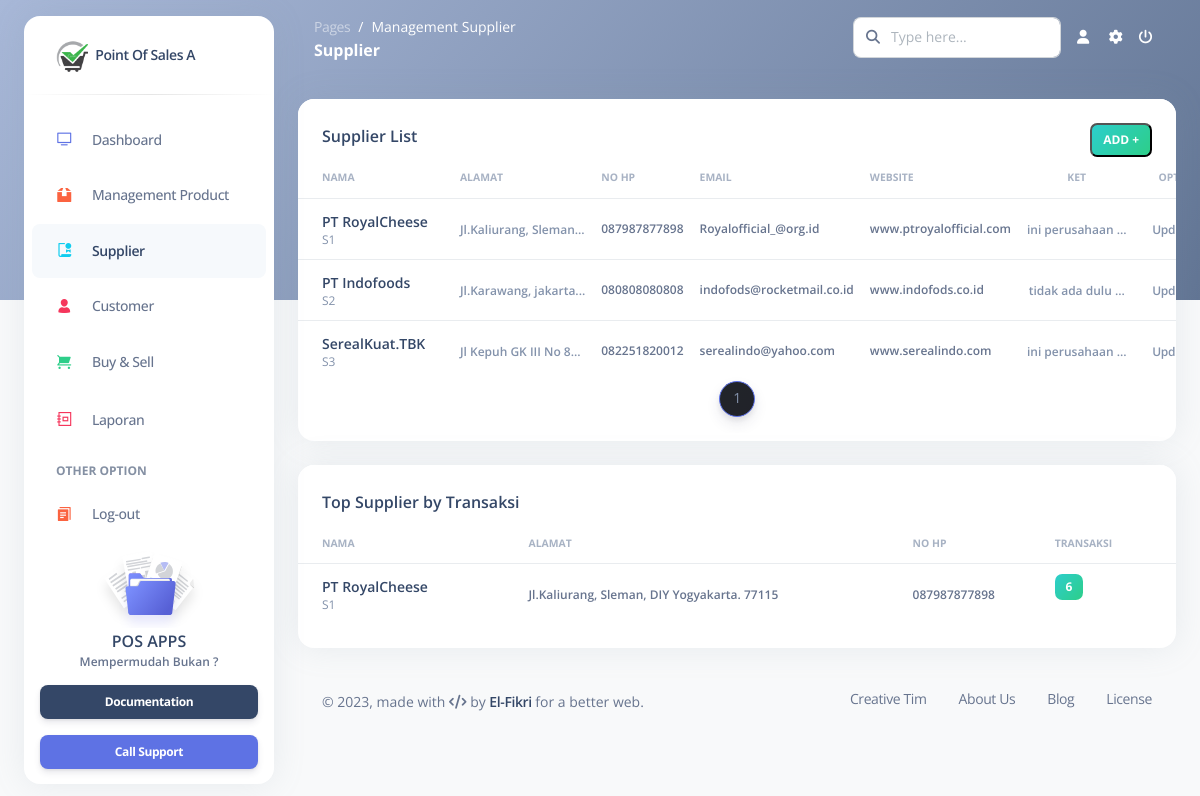
The page /pages/supplier.php on the database its author committed.
### tables this page shows
CREATE TABLE `supplier` (
  `id_supplier` int(11) NOT NULL,
  `kd_supplier` varchar(25) NOT NULL,
  `nm_supp` varchar(50) NOT NULL,
  `alamat` text NOT NULL,
  `nohp` char(12) NOT NULL,
  `email` varchar(40) NOT NULL,
  `website` varchar(50) NOT NULL,
  `transaksi` bigint(20) NOT NULL,
  `keterangan` text NOT NULL
);

### pages/supplier.php (the view, shortened to what this page needs)
<!DOCTYPE html>
<?php
include("../system/koneksi.php")
?>
<html lang="en">
<head>
  <?php include("header.php"); ?>
</head>
<body class="g-sidenav-show   bg-gray-100">
  <?php include("sidebar.php"); ?>
  <main class="main-content position-relative border-radius-lg ">
    <nav class="navbar navbar-main navbar-expand-lg px-0 mx-4 shadow-none border-radius-xl " id="navbarBlur" data-scroll="false">
      <div class="container-fluid py-1 px-3">
        <nav aria-label="breadcrumb">
          <ol class="breadcrumb bg-transparent mb-0 pb-0 pt-1 px-0 me-sm-6 me-5">
            <li class="breadcrumb-item text-sm"><a class="opacity-5 text-white" href="javascript:;">Pages</a></li>
            <li class="breadcrumb-item text-sm text-white active" aria-current="page">Management Supplier</li>
          </ol>
          <h6 class="font-weight-bolder text-white mb-0">Supplier</h6>
        </nav>
        <?php include("navbar.php"); ?>
      </div>
    </nav>
    <div class="container-fluid py-4">
      <div class="row">
        <div class="col-12">
          <div class="card mb-4">
            <div class="card-header pb-0 d-flex justify-content-between">
              <h6>Supplier List</h6>
              <button class="badge badge-sm bg-gradient-success" id="tambah_data" data-toggle="modal" data-target="#ModalAdd">Add +</button>
            </div>
            <div class="card-body px-0 pt-0 pb-2">
              <div class="table-responsive p-0">
                <table class="table align-items-center mb-0">
                  <thead>
                    <tr>
                      <th class="text-uppercase text-secondary text-xxs font-weight-bolder opacity-7">Nama</th>
                      <th class="text-uppercase text-secondary text-xxs font-weight-bolder opacity-7 ps-2">Alamat</th>
                      <th class="text-uppercase text-secondary text-xxs font-weight-bolder opacity-7 ps-2">No Hp</th>
                      <th class="text-uppercase text-secondary text-xxs font-weight-bolder opacity-7 ps-2">Email</th>
                      <th class="text-uppercase text-secondary text-xxs font-weight-bolder opacity-7 ps-2">Website</th>
                      <th class="text-center text-uppercase text-secondary text-xxs font-weight-bolder opacity-7">Ket</th>
                      <th class="text-center text-uppercase text-secondary text-xxs font-weight-bolder opacity-7">Option</th>
                    </tr>
                  </thead>
                  <tbody>
                  <?php
                    $limit = 5;
                    $page = isset($_GET['page']) ? $_GET['page'] : 1;
                    $start = ($page - 1) * $limit;
                    $hasill =" SELECT * FROM supplier LIMIT $start, $limit";
                    $hasil = mysqli_query($mysqli, $hasill);
                    while ($r = mysqli_fetch_array($hasil)) {
                    ?>
                    <tr>
                      <td>
                        <div class="d-flex px-3 py-1">
                          <div class="d-flex flex-column justify-content-center">
                            <h6 class="mb-0 text-sm"><?php echo $r['nm_supp']; ?></h6>
                            <p class="text-xs text-secondary mb-0"><?php echo $r['kd_supplier']; ?></p>
                          </div>
                        </div>
                      </td>
                      <td>
                      <span class="text-secondary text-xs font-weight-bold">
                        <?php
                              $alam = $r['alamat'];
                              $pot = substr($alam, 0, 20) . '...';
                              echo $pot;
                              ?>
                        </span>
                      </td>
                      <td>
                        <p class="text-xs font-weight-bold mb-0"><?php echo $r['nohp']; ?></p>
                      </td>
                      <td>
                        <p class="text-xs font-weight-bold mb-0"><?php echo $r['email']; ?></p>
                      </td>
                      <td>
                        <p class="text-xs font-weight-bold mb-0"><?php echo $r['website']; ?></p>
                      </td>
                      <td class="align-middle text-center">
                        <span class="text-secondary text-xs font-weight-bold">
                        <?php
                              $deskripsi = $r['keterangan'];
                              $potonganDeskripsi = substr($deskripsi, 0, 15) . '...';
                              echo $potonganDeskripsi;
                              ?>
                        </span>
                      </td>
                      <td class="align-middle text-center">
                      <?php
                      echo "<a href='../system/Editsupp.php?id_brg=$r[kd_supplier]' class='text-secondary font-weight-bold text-xs' data-toggle='tooltip' data-original-title='Edit user'>
                          Upd
                        </a>"?>
                      </td>
                    </tr>
                    <?php } ?>
                  </tbody>
                </table>
                <ul class="pagination justify-content-center" >
                    <?php
                    $result = mysqli_query($mysqli, "SELECT COUNT(*) AS total FROM supplier");
                    $row = mysqli_fetch_assoc($result);
                    $totalPages = ceil($row['total'] / $limit);
                    for ($i = 1; $i <= $totalPages; $i++) {
                      $active = ($i == $page) ? 'active' : '';
                      echo "<li class='page-item $active'><a class='bg-gradient-dark page-link' href='Mproduct.php?page=$i'>$i</a></li>";
                    }
                    ?>
                  </ul>
              </div>
            </div>
          </div>
        </div>
      </div>
      <?php include("subSupplier.php"); ?>
      <footer class="footer pt-3  ">
          <?php include("footer.php"); ?>
      </footer>
    </div>
  </main>
</body>
</html>

### pages/subSupplier.php (shortened to what this page needs)
<div class="row">
        <div class="col-12">
          <div class="card mb-4">
            <div class="card-header pb-0">
              <h6>Top Supplier by Transaksi</h6>
            </div>
            <div class="card-body px-0 pt-0 pb-2">
              <div class="table-responsive p-0">
              <table class="table align-items-center mb-0">
                  <thead>
                    <tr>
                      <th class="text-uppercase text-secondary text-xxs font-weight-bolder opacity-7">Nama</th>
                      <th class="text-uppercase text-secondary text-xxs font-weight-bolder opacity-7 ps-2">alamat</th>
                      <th class="text-uppercase text-secondary text-xxs font-weight-bolder opacity-7 ps-2">No Hp</th>
                      <th class="text-uppercase text-secondary text-xxs font-weight-bolder opacity-7 ps-2">Transaksi</th>
                    </tr>
                  </thead>
                  <tbody>
                  <?php
                    $limits = 5;
                    $pages = isset($_GET['pages']) ? $_GET['pages'] : 1;
                    $start = ($pages - 1) * $limits;
                    $hasill ="SELECT * FROM supplier WHERE transaksi > 5 LIMIT $start, $limit";
                    $hasil = mysqli_query($mysqli, $hasill);
                    while ($r = mysqli_fetch_array($hasil)) {
                    ?>
                    <tr>
                      <td>
                        <div class="d-flex px-3 py-1">
                          <div class="d-flex flex-column justify-content-center">
                            <h6 class="mb-0 text-sm"><?php echo $r['nm_supp']; ?></h6>
                            <p class="text-xs text-secondary mb-0"><?php echo $r['kd_supplier']; ?></p>
                          </div>
                        </div>
                      </td>
                      <td>
                        <p class="text-xs font-weight-bold mb-0"><?php echo $r['alamat']; ?></p>
                      </td>
                      <td>
                        <p class="text-xs font-weight-bold mb-0"><?php echo $r['nohp']; ?></p>
                      </td>
                      <td>
                        <p class="badge badge-sm bg-gradient-success"><?php echo $r['transaksi']; ?></p>
                      </td>
                    </tr>
                    <?php } ?>
                  </tbody>
                </table>
              </div>
            </div>
          </div>
        </div>
      </div>

### rows shown on the page
supplier: nm_supp "PT RoyalCheese", kd_supplier "S1", alamat "Jl.Kaliurang, Sleman...", nohp "087987877898", email "Royalofficial_@org.id", website "www.ptroyalofficial.com", keterangan "ini perusahaan ...", alamat "Jl.Kaliurang, Sleman, DIY Yogyakarta. 77115", transaksi "6"
supplier: nm_supp "PT Indofoods", kd_supplier "S2", alamat "Jl.Karawang, jakarta...", nohp "080808080808", email "indofods@rocketmail.co.id", website "www.indofods.co.id", keterangan "tidak ada dulu ..."
supplier: nm_supp "SerealKuat.TBK", kd_supplier "S3", alamat "Jl Kepuh GK III No 8...", nohp "082251820012", email "serealindo@yahoo.com", website "www.serealindo.com", keterangan "ini perusahaan ..."
